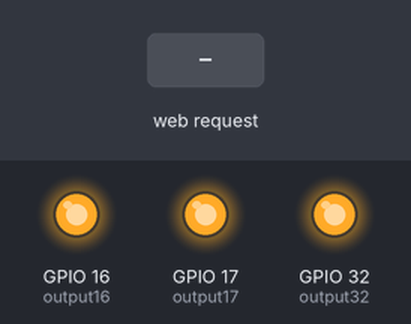
Recording of a sketch running on a simulated ESP32. Parts: output pins drawn as LEDs (lit = HIGH). The inputs (shaded band) are chosen by the test bench. WiFi joins after 1.5 s; servers stay silent unless stated; what the sketch prints to the serial monitor is not drawn.

Above: at 2.7 s.
2.8 s: HTTP request GET /16/on received
At 3.2 s:
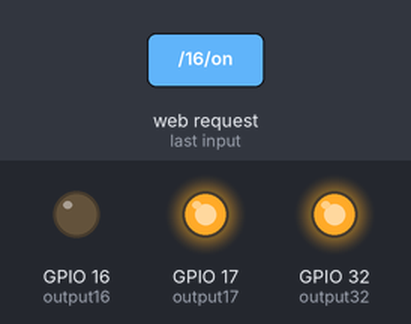
4.3 s: HTTP request GET /17/on received
At 5.5 s:
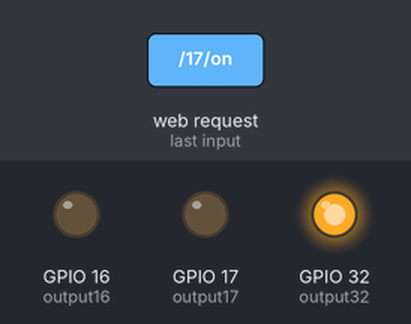
5.8 s: HTTP request GET /16/off received
At 6.7 s:
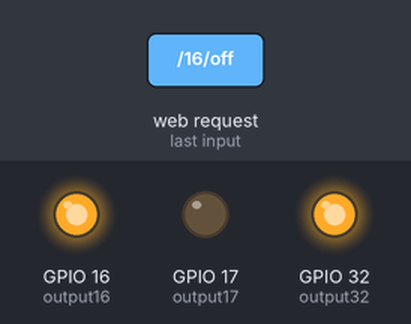
7.3 s: HTTP request GET /32/on received
At 7.8 s:
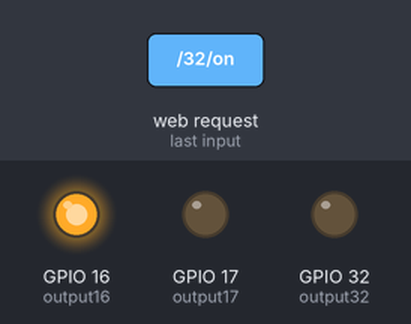
8.8 s: HTTP request GET /17/off received
At 10.0 s:
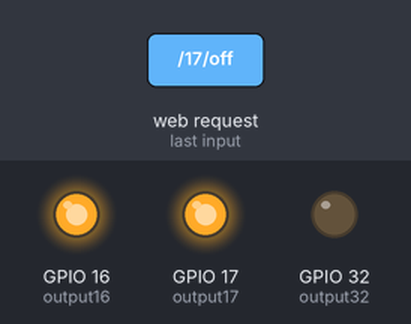
10.3 s: HTTP request GET /32/off received
At 11.3 s:
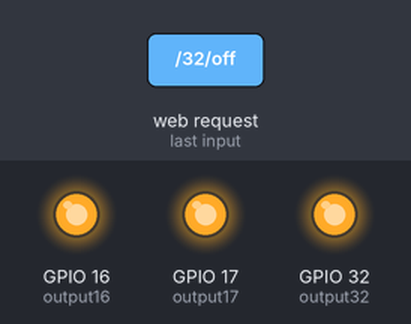
Timing chart, 0 to 12.8 s (numbered marks = the images above; inputs shaded):
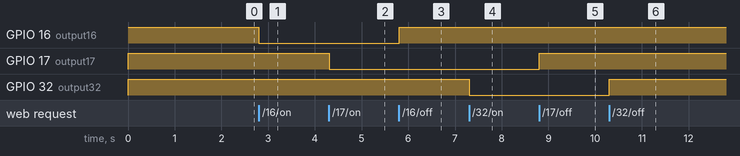

The sketch:

P3_WebServer_ControlOutputs.ino
```cpp
#include <WiFi.h>

const char* ssid     = "npwitk";
const char* password = "aisfibre2010";

WiFiServer server(80);

String header;

const int output16 = 16;
const int output17 = 17;
const int output32 = 32;

String output16State = "off";
String output17State = "off";
String output32State = "off";

void setup() {
  Serial.begin(115200);

  pinMode(output16, OUTPUT);
  pinMode(output17, OUTPUT);
  pinMode(output32, OUTPUT);
  digitalWrite(output16, HIGH);
  digitalWrite(output17, HIGH);
  digitalWrite(output32, HIGH);

  WiFi.begin(ssid, password);
  Serial.print("Connecting to WiFi");
  while (WiFi.status() != WL_CONNECTED) {
    delay(500);
    Serial.print(".");
  }
  Serial.println("");
  Serial.println("WiFi connected.");
  Serial.print("IP address: ");
  Serial.println(WiFi.localIP());

  server.begin();
}

void loop() {
  WiFiClient client = server.available();

  if (client) {
    Serial.println("New Client.");
    String currentLine = "";
    header = "";

    while (client.connected()) {
      if (client.available()) {
        char c = client.read();
        header += c;

        if (c == '\n') {
          if (currentLine.length() == 0) {

            if (header.indexOf("GET /16/on") >= 0) {
              output16State = "on";
              digitalWrite(output16, LOW);
            } else if (header.indexOf("GET /16/off") >= 0) {
              output16State = "off";
              digitalWrite(output16, HIGH);
            } else if (header.indexOf("GET /17/on") >= 0) {
              output17State = "on";
              digitalWrite(output17, LOW);
            } else if (header.indexOf("GET /17/off") >= 0) {
              output17State = "off";
              digitalWrite(output17, HIGH);
            } else if (header.indexOf("GET /32/on") >= 0) {
              output32State = "on";
              digitalWrite(output32, LOW);
            } else if (header.indexOf("GET /32/off") >= 0) {
              output32State = "off";
              digitalWrite(output32, HIGH);
            }

            client.println("HTTP/1.1 200 OK");
            client.println("Content-type:text/html");
            client.println("Connection: close");
            client.println();

            client.println("<!DOCTYPE html><html>");
            client.println("<head><meta name=\"viewport\" content=\"width=device-width, initial-scale=1\">");
            client.println("<link rel=\"icon\" href=\"data:,\">");

            client.println("<style>");
            client.println("html { font-family: Helvetica; display: block; margin: 0px auto; text-align: center;}");
            client.println(".button { background-color: #4CAF50; border: none; color: white; padding: 16px 40px;");
            client.println("text-decoration: none; font-size: 30px; margin: 2px; cursor: pointer;}");
            client.println(".button2 { background-color: #555555; }");
            client.println("</style>");
            client.println("</head>");

            client.println("<body>");
            client.println("<h1>ESP32 Web Server</h1>");

            client.println("<p>GPIO 16 - State " + output16State + "</p>");
            if (output16State == "off") {
              client.println("<p><a href=\"/16/on\"><button class=\"button\">ON</button></a></p>");
            } else {
              client.println("<p><a href=\"/16/off\"><button class=\"button button2\">OFF</button></a></p>");
            }

            client.println("<p>GPIO 17 - State " + output17State + "</p>");
            if (output17State == "off") {
              client.println("<p><a href=\"/17/on\"><button class=\"button\">ON</button></a></p>");
            } else {
              client.println("<p><a href=\"/17/off\"><button class=\"button button2\">OFF</button></a></p>");
            }

            client.println("<p>GPIO 32 - State " + output32State + "</p>");
            if (output32State == "off") {
              client.println("<p><a href=\"/32/on\"><button class=\"button\">ON</button></a></p>");
            } else {
              client.println("<p><a href=\"/32/off\"><button class=\"button button2\">OFF</button></a></p>");
            }

            client.println("</body></html>");

            client.println();
            break;
          } else {
            currentLine = "";
          }
        } else if (c != '\r') {
          currentLine += c;
        }
      }
    }

    header = "";
    client.stop();
    Serial.println("Client disconnected.");
    Serial.println("");
  }
}
```

Measured:
- after the input at 2.8 s, GPIO 16 (output16): HIGH → LOW at once
- after the input at 4.3 s, GPIO 17 (output17): HIGH → LOW at once
- after the input at 5.8 s, GPIO 16 (output16): LOW → HIGH at once
- after the input at 7.3 s, GPIO 32 (output32): HIGH → LOW at once
- after the input at 8.8 s, GPIO 17 (output17): LOW → HIGH at once
- after the input at 10.3 s, GPIO 32 (output32): LOW → HIGH at once
